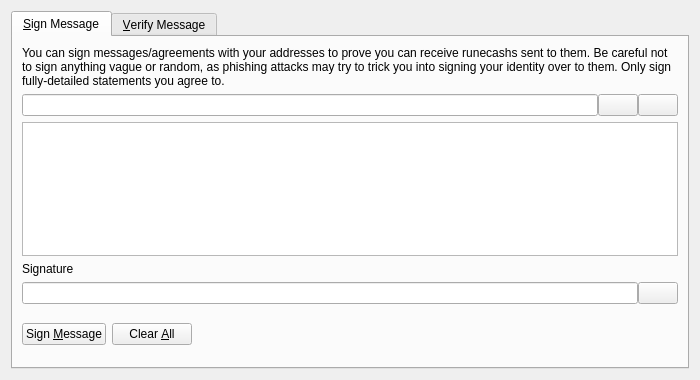
<?xml version="1.0" encoding="UTF-8"?>
<ui version="4.0">
 <class>SignVerifyMessageDialog</class>
 <widget class="QDialog" name="SignVerifyMessageDialog">
  <property name="geometry">
   <rect>
    <x>0</x>
    <y>0</y>
    <width>700</width>
    <height>380</height>
   </rect>
  </property>
  <property name="windowTitle">
   <string>Signatures - Sign / Verify a Message</string>
  </property>
  <property name="modal">
   <bool>true</bool>
  </property>
  <layout class="QVBoxLayout" name="verticalLayout">
   <item>
    <widget class="QTabWidget" name="tabWidget">
     <property name="currentIndex">
      <number>0</number>
     </property>
     <widget class="QWidget" name="tabSignMessage">
      <attribute name="title">
       <string>&amp;Sign Message</string>
      </attribute>
      <layout class="QVBoxLayout" name="verticalLayout_SM">
       <item>
        <widget class="QLabel" name="infoLabel_SM">
         <property name="text">
          <string>You can sign messages/agreements with your addresses to prove you can receive runecashs sent to them. Be careful not to sign anything vague or random, as phishing attacks may try to trick you into signing your identity over to them. Only sign fully-detailed statements you agree to.</string>
         </property>
         <property name="textFormat">
          <enum>Qt::PlainText</enum>
         </property>
         <property name="wordWrap">
          <bool>true</bool>
         </property>
        </widget>
       </item>
       <item>
        <layout class="QHBoxLayout" name="horizontalLayout_1_SM">
         <property name="spacing">
          <number>0</number>
         </property>
         <item>
          <widget class="QValidatedLineEdit" name="addressIn_SM">
           <property name="toolTip">
            <string>The Runecash address to sign the message with</string>
           </property>
          </widget>
         </item>
         <item>
          <widget class="QPushButton" name="addressBookButton_SM">
           <property name="toolTip">
            <string>Choose previously used address</string>
           </property>
           <property name="text">
            <string/>
           </property>
           <property name="icon">
            <iconset resource="../bitcoin.qrc">
             <normaloff>:/icons/address-book</normaloff>:/icons/address-book</iconset>
           </property>
           <property name="shortcut">
            <string>Alt+A</string>
           </property>
           <property name="autoDefault">
            <bool>false</bool>
           </property>
          </widget>
         </item>
         <item>
          <widget class="QPushButton" name="pasteButton_SM">
           <property name="toolTip">
            <string>Paste address from clipboard</string>
           </property>
           <property name="text">
            <string/>
           </property>
           <property name="icon">
            <iconset resource="../bitcoin.qrc">
             <normaloff>:/icons/editpaste</normaloff>:/icons/editpaste</iconset>
           </property>
           <property name="shortcut">
            <string>Alt+P</string>
           </property>
           <property name="autoDefault">
            <bool>false</bool>
           </property>
          </widget>
         </item>
        </layout>
       </item>
       <item>
        <widget class="QPlainTextEdit" name="messageIn_SM">
         <property name="toolTip">
          <string>Enter the message you want to sign here</string>
         </property>
        </widget>
       </item>
       <item>
        <widget class="QLabel" name="signatureLabel_SM">
         <property name="text">
          <string>Signature</string>
         </property>
         <property name="textFormat">
          <enum>Qt::PlainText</enum>
         </property>
        </widget>
       </item>
       <item>
        <layout class="QHBoxLayout" name="horizontalLayout_2_SM">
         <property name="spacing">
          <number>0</number>
         </property>
         <item>
          <widget class="QLineEdit" name="signatureOut_SM">
           <property name="font">
            <font>
             <italic>true</italic>
            </font>
           </property>
           <property name="readOnly">
            <bool>true</bool>
           </property>
          </widget>
         </item>
         <item>
          <widget class="QPushButton" name="copySignatureButton_SM">
           <property name="toolTip">
            <string>Copy the current signature to the system clipboard</string>
           </property>
           <property name="text">
            <string/>
           </property>
           <property name="icon">
            <iconset resource="../bitcoin.qrc">
             <normaloff>:/icons/editcopy</normaloff>:/icons/editcopy</iconset>
           </property>
           <property name="autoDefault">
            <bool>false</bool>
           </property>
          </widget>
         </item>
        </layout>
       </item>
       <item>
        <layout class="QHBoxLayout" name="horizontalLayout_3_SM">
         <item>
          <widget class="QPushButton" name="signMessageButton_SM">
           <property name="toolTip">
            <string>Sign the message to prove you own this Runecash address</string>
           </property>
           <property name="text">
            <string>Sign &amp;Message</string>
           </property>
           <property name="icon">
            <iconset resource="../bitcoin.qrc">
             <normaloff>:/icons/edit</normaloff>:/icons/edit</iconset>
           </property>
           <property name="autoDefault">
            <bool>false</bool>
           </property>
          </widget>
         </item>
         <item>
          <widget class="QPushButton" name="clearButton_SM">
           <property name="toolTip">
            <string>Reset all sign message fields</string>
           </property>
           <property name="text">
            <string>Clear &amp;All</string>
           </property>
           <property name="icon">
            <iconset resource="../bitcoin.qrc">
             <normaloff>:/icons/remove</normaloff>:/icons/remove</iconset>
           </property>
           <property name="autoDefault">
            <bool>false</bool>
           </property>
          </widget>
         </item>
         <item>
          <spacer name="horizontalSpacer_1_SM">
           <property name="orientation">
            <enum>Qt::Horizontal</enum>
           </property>
           <property name="sizeHint" stdset="0">
            <size>
             <width>40</width>
             <height>48</height>
            </size>
           </property>
          </spacer>
         </item>
         <item>
          <widget class="QLabel" name="statusLabel_SM">
           <property name="font">
            <font>
             <weight>75</weight>
             <bold>true</bold>
            </font>
           </property>
           <property name="text">
            <string/>
           </property>
           <property name="wordWrap">
            <bool>true</bool>
           </property>
          </widget>
         </item>
         <item>
          <spacer name="horizontalSpacer_2_SM">
           <property name="orientation">
            <enum>Qt::Horizontal</enum>
           </property>
           <property name="sizeHint" stdset="0">
            <size>
             <width>40</width>
             <height>48</height>
            </size>
           </property>
          </spacer>
         </item>
        </layout>
       </item>
      </layout>
     </widget>
     <widget class="QWidget" name="tabVerifyMessage">
      <attribute name="title">
       <string>&amp;Verify Message</string>
      </attribute>
      <layout class="QVBoxLayout" name="verticalLayout_VM">
       <item>
        <widget class="QLabel" name="infoLabel_VM">
         <property name="text">
          <string>Enter the receiver's address, message (ensure you copy line breaks, spaces, tabs, etc. exactly) and signature below to verify the message. Be careful not to read more into the signature than what is in the signed message itself, to avoid being tricked by a man-in-the-middle attack. Note that this only proves the signing party receives with the address, it cannot prove sendership of any transaction!</string>
         </property>
         <property name="textFormat">
          <enum>Qt::PlainText</enum>
         </property>
         <property name="alignment">
          <set>Qt::AlignLeading|Qt::AlignLeft|Qt::AlignTop</set>
         </property>
         <property name="wordWrap">
          <bool>true</bool>
         </property>
        </widget>
       </item>
       <item>
        <layout class="QHBoxLayout" name="horizontalLayout_1_VM">
         <property name="spacing">
          <number>0</number>
         </property>
         <item>
          <widget class="QValidatedLineEdit" name="addressIn_VM">
           <property name="toolTip">
            <string>The Runecash address the message was signed with</string>
           </property>
          </widget>
         </item>
         <item>
          <widget class="QPushButton" name="addressBookButton_VM">
           <property name="toolTip">
            <string>Choose previously used address</string>
           </property>
           <property name="text">
            <string/>
           </property>
           <property name="icon">
            <iconset resource="../bitcoin.qrc">
             <normaloff>:/icons/address-book</normaloff>:/icons/address-book</iconset>
           </property>
           <property name="shortcut">
            <string>Alt+A</string>
           </property>
           <property name="autoDefault">
            <bool>false</bool>
           </property>
          </widget>
         </item>
        </layout>
       </item>
       <item>
        <widget class="QPlainTextEdit" name="messageIn_VM"/>
       </item>
       <item>
        <widget class="QValidatedLineEdit" name="signatureIn_VM"/>
       </item>
       <item>
        <layout class="QHBoxLayout" name="horizontalLayout_2_VM">
         <item>
          <widget class="QPushButton" name="verifyMessageButton_VM">
           <property name="toolTip">
            <string>Verify the message to ensure it was signed with the specified Runecash address</string>
           </property>
           <property name="text">
            <string>Verify &amp;Message</string>
           </property>
           <property name="icon">
            <iconset resource="../bitcoin.qrc">
             <normaloff>:/icons/transaction_0</normaloff>:/icons/transaction_0</iconset>
           </property>
           <property name="autoDefault">
            <bool>false</bool>
           </property>
          </widget>
         </item>
         <item>
          <widget class="QPushButton" name="clearButton_VM">
           <property name="toolTip">
            <string>Reset all verify message fields</string>
           </property>
           <property name="text">
            <string>Clear &amp;All</string>
           </property>
           <property name="icon">
            <iconset resource="../bitcoin.qrc">
             <normaloff>:/icons/remove</normaloff>:/icons/remove</iconset>
           </property>
           <property name="autoDefault">
            <bool>false</bool>
           </property>
          </widget>
         </item>
         <item>
          <spacer name="horizontalSpacer_1_VM">
           <property name="orientation">
            <enum>Qt::Horizontal</enum>
           </property>
           <property name="sizeHint" stdset="0">
            <size>
             <width>40</width>
             <height>48</height>
            </size>
           </property>
          </spacer>
         </item>
         <item>
          <widget class="QLabel" name="statusLabel_VM">
           <property name="font">
            <font>
             <weight>75</weight>
             <bold>true</bold>
            </font>
           </property>
           <property name="text">
            <string/>
           </property>
           <property name="wordWrap">
            <bool>true</bool>
           </property>
          </widget>
         </item>
         <item>
          <spacer name="horizontalSpacer_2_VM">
           <property name="orientation">
            <enum>Qt::Horizontal</enum>
           </property>
           <property name="sizeHint" stdset="0">
            <size>
             <width>40</width>
             <height>48</height>
            </size>
           </property>
          </spacer>
         </item>
        </layout>
       </item>
      </layout>
     </widget>
    </widget>
   </item>
  </layout>
 </widget>
 <customwidgets>
  <customwidget>
   <class>QValidatedLineEdit</class>
   <extends>QLineEdit</extends>
   <header>qvalidatedlineedit.h</header>
  </customwidget>
 </customwidgets>
 <resources>
  <include location="../bitcoin.qrc"/>
 </resources>
 <connections/>
</ui>
